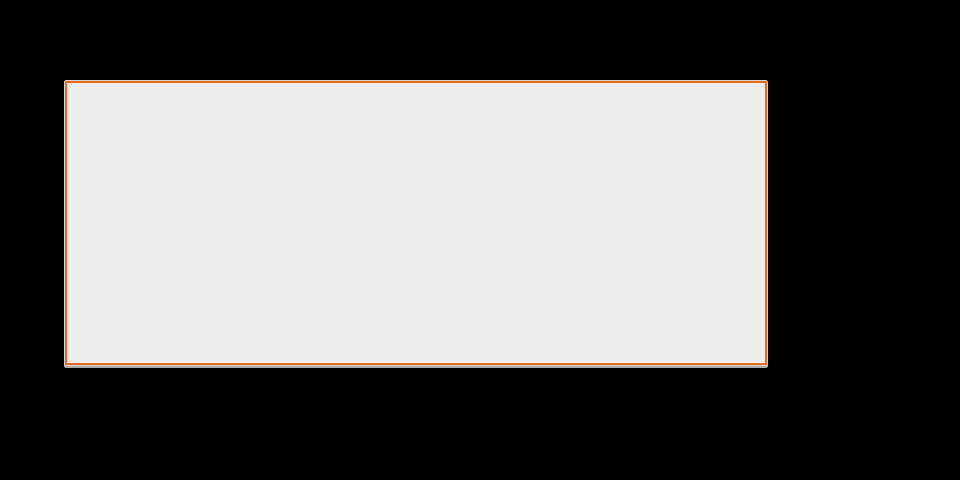

This game map was drawn from its Tiled (.tmx) file and the tilesets committed beside it. A one-line description and the full map source follow:
An orthogonal 60x30 tile map with 16x16 px tiles, 1 tile layer (Calque de Tile 1).

<map version="1.0" orientation="orthogonal" width="60" height="30" tilewidth="16" tileheight="16">
 <tileset firstgid="1" name="UIpackSheet_magenta" tilewidth="16" tileheight="16" spacing="2">
  <image source="UIpackSheet_magenta.png" trans="ff00ff" width="538" height="592" />
 </tileset>
 <layer name="Calque de Tile 1" width="60" height="30">
  <data encoding="csv">
0,0,0,0,0,0,0,0,0,0,0,0,0,0,0,0,0,0,0,0,0,0,0,0,0,0,0,0,0,0,0,0,0,0,0,0,0,0,0,0,0,0,0,0,0,0,0,0,0,0,0,0,0,0,0,0,0,0,0,0,
0,0,0,0,0,0,0,0,0,0,0,0,0,0,0,0,0,0,0,0,0,0,0,0,0,0,0,0,0,0,0,0,0,0,0,0,0,0,0,0,0,0,0,0,0,0,0,0,0,0,0,0,0,0,0,0,0,0,0,0,
0,0,0,0,0,0,0,0,0,0,0,0,0,0,0,0,0,0,0,0,0,0,0,0,0,0,0,0,0,0,0,0,0,0,0,0,0,0,0,0,0,0,0,0,0,0,0,0,0,0,0,0,0,0,0,0,0,0,0,0,
0,0,0,0,0,0,0,0,0,0,0,0,0,0,0,0,0,0,0,0,0,0,0,0,0,0,0,0,0,0,0,0,0,0,0,0,0,0,0,0,0,0,0,0,0,0,0,0,0,0,0,0,0,0,0,0,0,0,0,0,
0,0,0,0,0,0,0,0,0,0,0,0,0,0,0,0,0,0,0,0,0,0,0,0,0,0,0,0,0,0,0,0,0,0,0,0,0,0,0,0,0,0,0,0,0,0,0,0,0,0,0,0,0,0,0,0,0,0,0,0,
0,0,0,0,259,260,260,260,260,260,260,260,260,260,260,260,260,260,260,260,260,260,260,260,260,260,260,260,260,260,260,260,260,260,260,260,260,260,260,260,260,260,260,260,260,260,260,261,0,0,0,0,0,0,0,0,0,0,0,0,
0,0,0,0,289,284,284,284,284,284,284,284,284,284,284,284,284,284,284,284,284,284,284,284,284,284,284,284,284,284,284,284,284,284,284,284,284,284,284,284,284,284,284,284,284,284,284,291,0,0,0,0,0,0,0,0,0,0,0,0,
0,0,0,0,289,284,284,284,284,284,284,284,284,284,284,284,284,284,284,284,284,284,284,284,284,284,284,284,284,284,284,284,284,284,284,284,284,284,284,284,284,284,284,284,284,284,284,291,0,0,0,0,0,0,0,0,0,0,0,0,
0,0,0,0,289,284,284,284,284,284,284,284,284,284,284,284,284,284,284,284,284,284,284,284,284,284,284,284,284,284,284,284,284,284,284,284,284,284,284,284,284,284,284,284,284,284,284,291,0,0,0,0,0,0,0,0,0,0,0,0,
0,0,0,0,289,284,284,284,284,284,284,284,284,284,284,284,284,284,284,284,284,284,284,284,284,284,284,284,284,284,284,284,284,284,284,284,284,284,284,284,284,284,284,284,284,284,284,291,0,0,0,0,0,0,0,0,0,0,0,0,
0,0,0,0,289,284,284,284,284,284,284,284,284,284,284,284,284,284,284,284,284,284,284,284,284,284,284,284,284,284,284,284,284,284,284,284,284,284,284,284,284,284,284,284,284,284,284,291,0,0,0,0,0,0,0,0,0,0,0,0,
0,0,0,0,289,284,284,284,284,284,284,284,284,284,284,284,284,284,284,284,284,284,284,284,284,284,284,284,284,284,284,284,284,284,284,284,284,284,284,284,284,284,284,284,284,284,284,291,0,0,0,0,0,0,0,0,0,0,0,0,
0,0,0,0,289,284,284,284,284,284,284,284,284,284,284,284,284,284,284,284,284,284,284,284,284,284,284,284,284,284,284,284,284,284,284,284,284,284,284,284,284,284,284,284,284,284,284,291,0,0,0,0,0,0,0,0,0,0,0,0,
0,0,0,0,289,284,284,284,284,284,284,284,284,284,284,284,284,284,284,284,284,284,284,284,284,284,284,284,284,284,284,284,284,284,284,284,284,284,284,284,284,284,284,284,284,284,284,291,0,0,0,0,0,0,0,0,0,0,0,0,
0,0,0,0,289,284,284,284,284,284,284,284,284,284,284,284,284,284,284,284,284,284,284,284,284,284,284,284,284,284,284,284,284,284,284,284,284,284,284,284,284,284,284,284,284,284,284,291,0,0,0,0,0,0,0,0,0,0,0,0,
0,0,0,0,289,284,284,284,284,284,284,284,284,284,284,284,284,284,284,284,284,284,284,284,284,284,284,284,284,284,284,284,284,284,284,284,284,284,284,284,284,284,284,284,284,284,284,291,0,0,0,0,0,0,0,0,0,0,0,0,
0,0,0,0,289,284,284,284,284,284,284,284,284,284,284,284,284,284,284,284,284,284,284,284,284,284,284,284,284,284,284,284,284,284,284,284,284,284,284,284,284,284,284,284,284,284,284,291,0,0,0,0,0,0,0,0,0,0,0,0,
0,0,0,0,289,284,284,284,284,284,284,284,284,284,284,284,284,284,284,284,284,284,284,284,284,284,284,284,284,284,284,284,284,284,284,284,284,284,284,284,284,284,284,284,284,284,284,291,0,0,0,0,0,0,0,0,0,0,0,0,
0,0,0,0,289,284,284,284,284,284,284,284,284,284,284,284,284,284,284,284,284,284,284,284,284,284,284,284,284,284,284,284,284,284,284,284,284,284,284,284,284,284,284,284,284,284,284,291,0,0,0,0,0,0,0,0,0,0,0,0,
0,0,0,0,289,284,284,284,284,284,284,284,284,284,284,284,284,284,284,284,284,284,284,284,284,284,284,284,284,284,284,284,284,284,284,284,284,284,284,284,284,284,284,284,284,284,284,291,0,0,0,0,0,0,0,0,0,0,0,0,
0,0,0,0,289,284,284,284,284,284,284,284,284,284,284,284,284,284,284,284,284,284,284,284,284,284,284,284,284,284,284,284,284,284,284,284,284,284,284,284,284,284,284,284,284,284,284,291,0,0,0,0,0,0,0,0,0,0,0,0,
0,0,0,0,289,284,284,284,284,284,284,284,284,284,284,284,284,284,284,284,284,284,284,284,284,284,284,284,284,284,284,284,284,284,284,284,284,284,284,284,284,284,284,284,284,284,284,291,0,0,0,0,0,0,0,0,0,0,0,0,
0,0,0,0,319,320,320,320,320,320,320,320,320,320,320,320,320,320,320,320,320,320,320,320,320,320,320,320,320,320,320,320,320,320,320,320,320,320,320,320,320,320,320,320,320,320,320,321,0,0,0,0,0,0,0,0,0,0,0,0,
0,0,0,0,0,0,0,0,0,0,0,0,0,0,0,0,0,0,0,0,0,0,0,0,0,0,0,0,0,0,0,0,0,0,0,0,0,0,0,0,0,0,0,0,0,0,0,0,0,0,0,0,0,0,0,0,0,0,0,0,
0,0,0,0,0,0,0,0,0,0,0,0,0,0,0,0,0,0,0,0,0,0,0,0,0,0,0,0,0,0,0,0,0,0,0,0,0,0,0,0,0,0,0,0,0,0,0,0,0,0,0,0,0,0,0,0,0,0,0,0,
0,0,0,0,0,0,0,0,0,0,0,0,0,0,0,0,0,0,0,0,0,0,0,0,0,0,0,0,0,0,0,0,0,0,0,0,0,0,0,0,0,0,0,0,0,0,0,0,0,0,0,0,0,0,0,0,0,0,0,0,
0,0,0,0,0,0,0,0,0,0,0,0,0,0,0,0,0,0,0,0,0,0,0,0,0,0,0,0,0,0,0,0,0,0,0,0,0,0,0,0,0,0,0,0,0,0,0,0,0,0,0,0,0,0,0,0,0,0,0,0,
0,0,0,0,0,0,0,0,0,0,0,0,0,0,0,0,0,0,0,0,0,0,0,0,0,0,0,0,0,0,0,0,0,0,0,0,0,0,0,0,0,0,0,0,0,0,0,0,0,0,0,0,0,0,0,0,0,0,0,0,
0,0,0,0,0,0,0,0,0,0,0,0,0,0,0,0,0,0,0,0,0,0,0,0,0,0,0,0,0,0,0,0,0,0,0,0,0,0,0,0,0,0,0,0,0,0,0,0,0,0,0,0,0,0,0,0,0,0,0,0,
0,0,0,0,0,0,0,0,0,0,0,0,0,0,0,0,0,0,0,0,0,0,0,0,0,0,0,0,0,0,0,0,0,0,0,0,0,0,0,0,0,0,0,0,0,0,0,0,0,0,0,0,0,0,0,0,0,0,0,0
</data>
 </layer>
</map>
